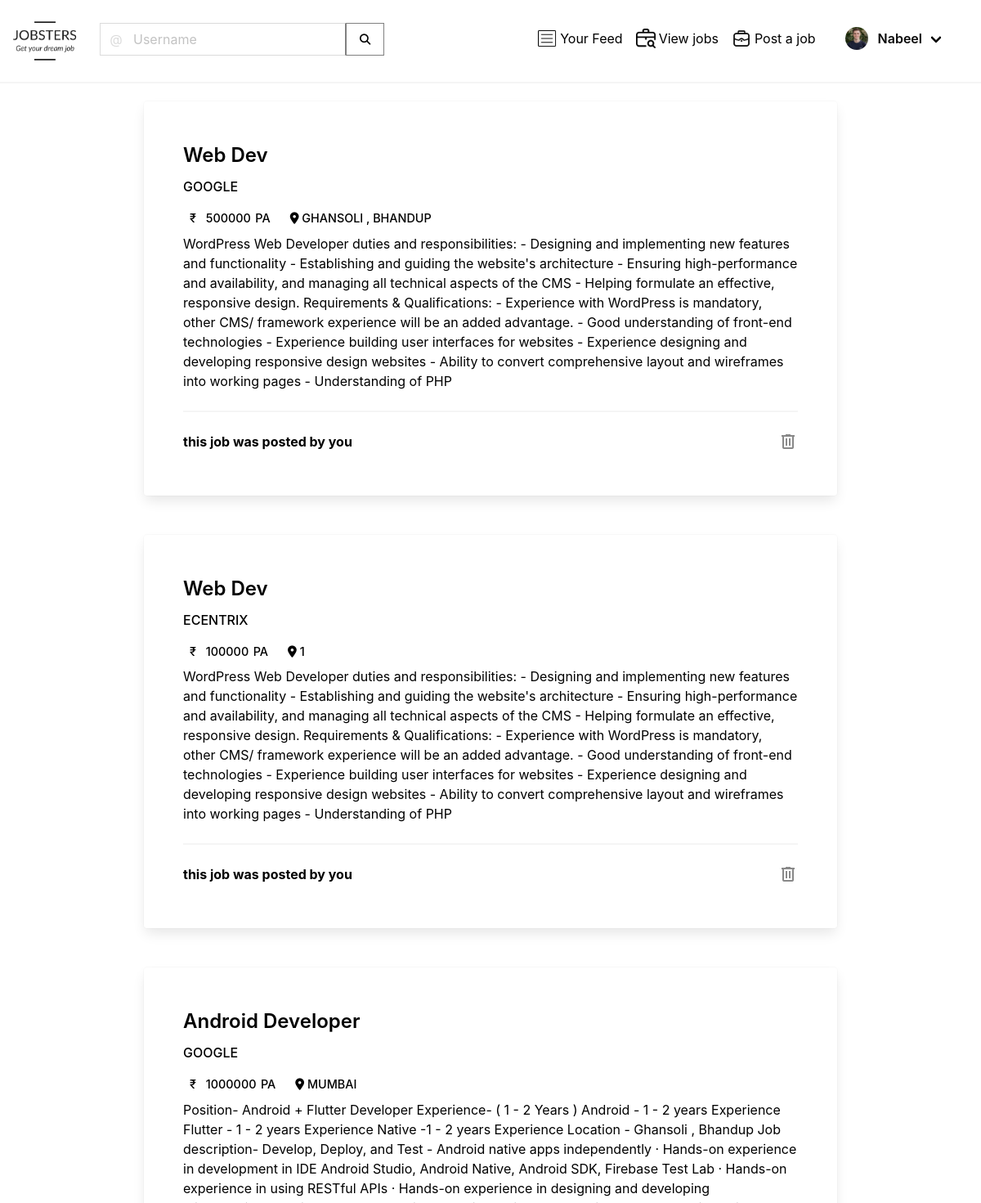
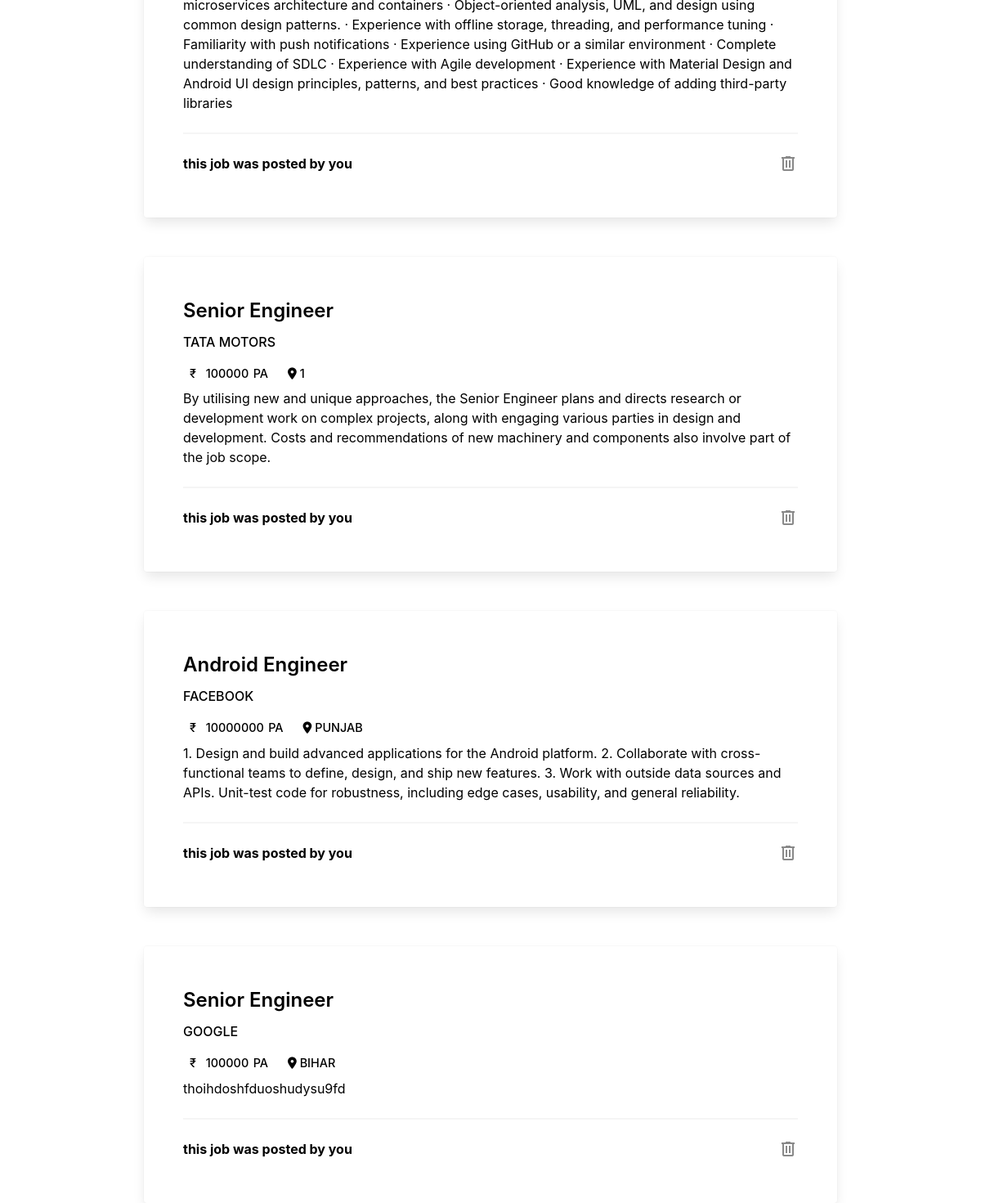
The page /global/jobs (signed in) on the database its author committed (2 pictures, top to bottom).
### global/models.py (models this page shows)
class UserProfile(models.Model):
    user = models.OneToOneField(User, primary_key=True, verbose_name='user',
                                related_name='profile', on_delete=models.CASCADE, db_constraint=False)
    name = models.CharField(max_length=30, blank=True, null=True)
    proffession = models.TextField(max_length=500, blank=True, null=True)
    birth_date=models.DateField(null=True, blank=True)
    location = models.CharField(max_length=100, blank=True, null=True)
    picture = models.ImageField(upload_to='uploads/profile_pictures', default='uploads/profile_pictures/default.png', blank=True)
    followers = models.ManyToManyField(User, blank=True, related_name='followers')
    resume = models.FileField(upload_to='documents/',
                              default='documents/yk_sugi_resume_new.docx', blank=True, null=True, validators=[FileExtensionValidator(['pdf'])])
    video_resume = models.FileField(upload_to='documents/',
                              default='documents/video_file.mp4', blank=True, null=True, validators=[FileExtensionValidator(['mp4'])])

class Jobs(models.Model):
    author = models.ForeignKey(User, on_delete=models.CASCADE,blank=True,default=1)
    company_name = models.CharField(max_length=150, default=1)
    salary=models.IntegerField(default=100000)
    location=models.TextField(default=1)
    job_title=models.CharField(max_length=150)
    created_on=models.DateField(default=timezone.now)
    description=models.TextField()
    is_active=models.BooleanField(null=True,blank=True)

### global/views.py (the view)
# urls.py: path('jobs',ViewJobs.as_view(),name='jobs'),
class ViewJobs(ListView):
    model=Jobs
    template_name='global/job_view.html'

### global/templates/global/job_view.html (shortened to what this page needs)
{% extends "landing/base.html" %}
{% block content %}
<div class="container">
    {% for object in object_list %}
    <a href=" {% url 'job_details' pk=object.pk %} ">
    <ul class="card m-5 p-6 ">
        <li style="font-weight: 600; text-transform: capitalize;"  class="is-size-4">{{ object.job_title }}</li>
        <li style="font-weight: 500; text-transform: uppercase;"  class="mt-2 mb-2 is-size-6">{{ object.company_name }}</li>
      <div class="is-flex" style="font-size: .9rem;">
<li style="font-weight: 500; text-transform: uppercase;"  class="mt-2 mb-2  mr-5 ml-2"> <span class="mr-2">₹</span> {{ object.salary }} <span style="margin-left: 0.1rem;">PA</span> </li>
<li style="font-weight: 500; text-transform: uppercase;"  class="mt-2 mb-2 "> <i class="fa fa-map-marker" style="font-size: .9rem;"></i> {{ object.location }}</li>
      </div>
        <li>{{ object.description }}</li>
        <hr/>
        {% if request.user == object.author %}
<div class="is-flex is-justify-content-space-between	">
  <b>this job was posted by you</b>
       <a href=" {% url 'delete' pk=object.pk %} "> <span class="material-symbols-outlined" style="color: rgb(137, 137, 137);">
       </a>
</div>
{% endif %}
    </ul>
    </a>
    {% empty %}
    <li>No job</li>
    {% endfor %}
</div>
{% endblock content %}

### landing/templates/landing/navbar.html (shortened to what this page needs)
{% load static %}
<nav class="navbar is-white
 has-shadow pb-5" role="navigation" aria-label="main navigation" >
  <div class="navbar-brand">
    <a href="{% url 'index' %}">
<div class="is-size-2">
    <img style="
    height: auto;
    width: auto;
    margin-bottom: -61px;
    margin-top: -143px;
    max-height: 110px;
    max-width: 145px;" src=" {% static 'landing/images/logo.png' %} " alt="" >
</div>
    </a>
  </div>
  <div id="navbarBasicExample" class="navbar-menu">
    <div class="navbar-start "style="margin-right: 20px; margin-top: 20px;">
         <div class="navbar-item">
     <div class="control has-icons-left has-icon-right is-flex">
      <form style="display:flex;" method="GET" action="{% url 'profile-search' %}">
  <input style="border-right: 1px solid gray;" class="input" type="text" placeholder="Username" name="query" value="{{ request.GET.query }}">
  <span class="icon is-small is-left">
  </span>
  <button style="background-color:transparent; border:0.25px solid gray; padding-right:1rem; padding-left:1rem; cursor: pointer;">  <i class="fas fa-search"></i></button>
</form>
</div>
      </div>
    </div>
    <div class="navbar-end">
      <div class="navbar-item">
        {% if not user.is_authenticated %}
        <div class="buttons" >
          <a class="button is-dark mr-4" href="{% url 'account_signup' %}">
           Sign up
          </a>
          <a href="{% url 'account_login' %}" class="button is-outlined is-responsive">
            Log in
          </a>
        </div>
        {% else %}
        <div class="buttons">
          <a href=" {% url 'feed' request.user.id %}" style="color: black;">
            <span class="icon-text mr-4">
              <span class="icon">
                 <img  src=" {% static "landing/images/icons8-activity-feed-50.png" %} " alt="">
              </span>
              <span>Your Feed</span>
            </span>
            </a>
                  <a href=" {% url 'jobs' %}" style="color: black;">
<span class="icon-text mr-4">
  <span class="icon">
     <img  src=" {% static "landing/images/suitcase.png" %} " alt="">
  </span>
  <span>View jobs</span>
</span>
</a>
          <a href=" {% url 'create_job' %} " style="color: black;">
<span class="icon-text mr-5">
  <span class="icon">
     <img  src=" {% static "landing/images/briefcase.png" %} " alt="">
  </span>
  <span>Post a job</span>
</span>
</a>
           <div class="navbar-item has-dropdown is-hoverable" style="color: black;">
        <a href="{% url 'profile' request.user.id %}" class="navbar-link" href="">
          <p class="image is-36x36 mr-3 ">
      <img class="is-rounded " src="{{ request.user.profile.picture.url }}">
    </p> <span class="has-text-weight-semibold">{{ request.user.username }}</span>
        </a>
      </div>
        </div>
        {% endif %}
      </div>
    </div>
  </div>
</nav>

### static/landing/styles/style.css (style rules this page uses)
a { color: inherit; text-decoration: none; }
.container { display: grid; justify-content: center; align-items: center; height: 100vh; }
a { color: black; }
@media (min-width: 600px) { .buttons { margin-right: 20px; margin-top: 10px; } }
* { padding: 0; box-sizing: border-box; }
.input { width: 100%; box-shadow: none; border-radius: 0; }
.container { padding-left: 2rem; padding-right: 2rem; }
@media (min-width: 750px) { .container { padding-left: 2rem; padding-right: 2rem; } }

### rows shown on the page
Jobs: job_title "Web Dev", company_name "GOOGLE", salary "500000", location "GHANSOLI , BHANDUP", description "WordPress Web Developer duties and responsibilities: - Designing and implementing new features and functionality - Establishing and guiding the website's architecture - Ensuring high-performance and availability, and managing all technical aspects of the CMS - Helping formulate an effective, responsive design. Requirements & Qualifications: - Experience with WordPress is mandatory, other CMS/ framework experience will be an added advantage. - Good understanding of front-end technologies - Experience building user interfaces for websites - Experience designing and developing responsive design websites - Ability to convert comprehensive layout and wireframes into working pages - Understanding…", shows "this job was posted by you"
Jobs: job_title "Web Dev", company_name "ECENTRIX", salary "100000", location "1", description "WordPress Web Developer duties and responsibilities: - Designing and implementing new features and functionality - Establishing and guiding the website's architecture - Ensuring high-performance and availability, and managing all technical aspects of the CMS - Helping formulate an effective, responsive design. Requirements & Qualifications: - Experience with WordPress is mandatory, other CMS/ framework experience will be an added advantage. - Good understanding of front-end technologies - Experience building user interfaces for websites - Experience designing and developing responsive design websites - Ability to convert comprehensive layout and wireframes into working pages - Understanding…", shows "this job was posted by you"
Jobs: job_title "Android Developer", company_name "GOOGLE", salary "1000000", location "MUMBAI", description "Position- Android + Flutter Developer Experience- ( 1 - 2 Years ) Android - 1 - 2 years Experience Flutter - 1 - 2 years Experience Native -1 - 2 years Experience Location - Ghansoli , Bhandup Job description- Develop, Deploy, and Test - Android native apps independently · Hands-on experience in development in IDE Android Studio, Android Native, Android SDK, Firebase Test Lab · Hands-on experience in using RESTful APIs · Hands-on experience in designing and developing microservices architecture and containers · Object-oriented analysis, UML, and design using common design patterns. · Experience with offline storage, threading, and performance tuning · Familiarity with push notifications ·…", shows "this job was posted by you"
Jobs: job_title "Senior Engineer", company_name "TATA MOTORS", salary "100000", location "1", description "By utilising new and unique approaches, the Senior Engineer plans and directs research or development work on complex projects, along with engaging various parties in design and development. Costs and recommendations of new machinery and components also involve part of the job scope.", shows "this job was posted by you"
Jobs: job_title "Android Engineer", company_name "FACEBOOK", salary "10000000", location "PUNJAB", description "1. Design and build advanced applications for the Android platform. 2. Collaborate with cross-functional teams to define, design, and ship new features. 3. Work with outside data sources and APIs. Unit-test code for robustness, including edge cases, usability, and general reliability.", shows "this job was posted by you"
Jobs: job_title "Senior Engineer", company_name "GOOGLE", salary "100000", location "BIHAR", description "thoihdoshfduoshudysu9fd", shows "this job was posted by you"

### other values the page prints
{{ request.user.username }} "Nabeel"
